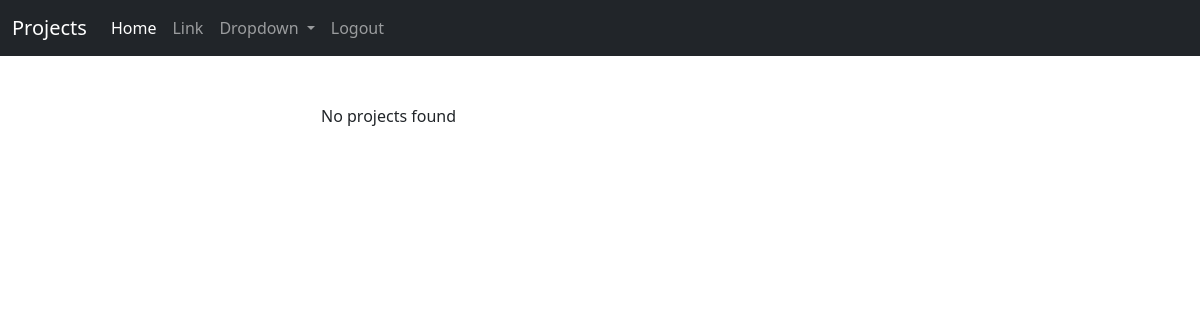
Page / (signed in) on the earlier database version.
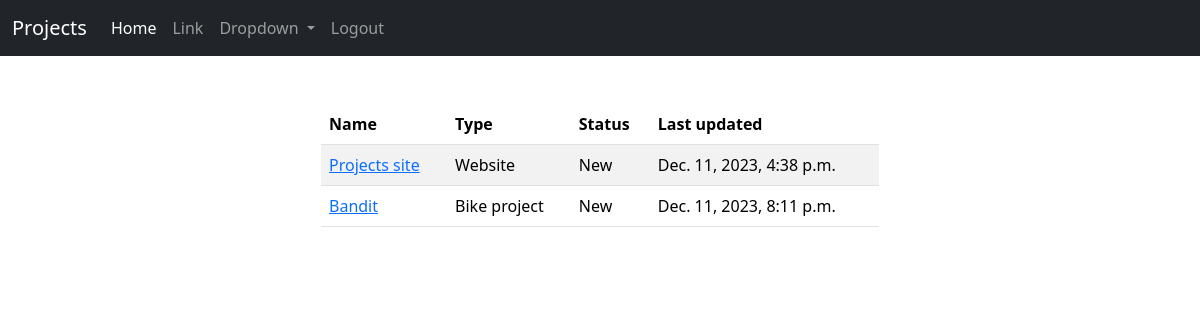
Same page on the later database version.
### base/models.py (models this page shows, shortened)
class project(models.Model):
    id = models.IntegerField(primary_key=True)
    created_at = models.DateTimeField(auto_now_add=True)
    parent = models.IntegerField(default=0) # 0 = parent project, else it is a subproject with a parent of parent number
    name = models.CharField(max_length=64)
    type = models.ForeignKey(type, on_delete=models.CASCADE)
    description = models.TextField()
    status = models.ForeignKey(status, on_delete=models.CASCADE)
    completed = models.BooleanField()
    archived = models.BooleanField()
    lastActivity = models.DateTimeField()

class type(models.Model):
    id = models.IntegerField(primary_key=True)
    type = models.CharField(max_length=64)
    def __str__(self):
        return self.type

class status(models.Model):
    id = models.IntegerField(primary_key=True)
    status = models.CharField(max_length=64)
    def __str__(self):
        return self.status

### base/views.py (the view)
# urls.py: path("", views.home, name = "home"),
def home(request):
    projects = project.objects.filter(parent=0)
    if request.method =="POST":
        username = request.POST['username']
        password = request.POST['password']
        user = authenticate(request, username=username, password=password)
        if user is not None:
            login(request, user)
            return redirect('home')
        else:
            messages.success(request, "There was a problem")
            return redirect("home")
    else:
        return render(request, 'home.html', {'projects': projects})

### base/templates/home.html
{% extends "base.html" %}
{% block content %}
<div class="col-md-6 offset-md-3">
    {% if user.is_authenticated %}
        <br><br>
        {% if projects %}
        <table class="table table-striped table-hover">
            <thead>
              <tr>
                <th scope="col">Name</th>
                <th scope="col">Type</th>
                <th scope="col">Status</th>
                <th scope="col">Last updated</th>
              </tr>
            </thead>
            <tbody>
            {% for project in projects %}
                <tr>
                    <td><a href="{% url 'project_view' pk=project.id %}"> {{ project.name }}</a></td>
                    <td>{{ project.type }}</td>
                    <td>{{ project.status }}</td>
                    <td>{{ project.lastActivity }}</td>
                </tr>
            {% endfor %}
        </tbody>
        </table>
        {% else %}
        <p>
            No projects found
        </p>
            {% endif %}
    {% else %}
        {% include 'login.html' %}
    {% endif %}
</div>
{% endblock %}

Differences in the rows shown:
added project: name "Projects site", type "Website", status "New", lastActivity "Dec. 11, 2023, 4:38 p.m."
added project: name "Bandit", type "Bike project", status "New", lastActivity "Dec. 11, 2023, 8:11 p.m."
Other differences:
text no longer shown: "No projects found"
text now shown: "Name Type Status Last updated"
